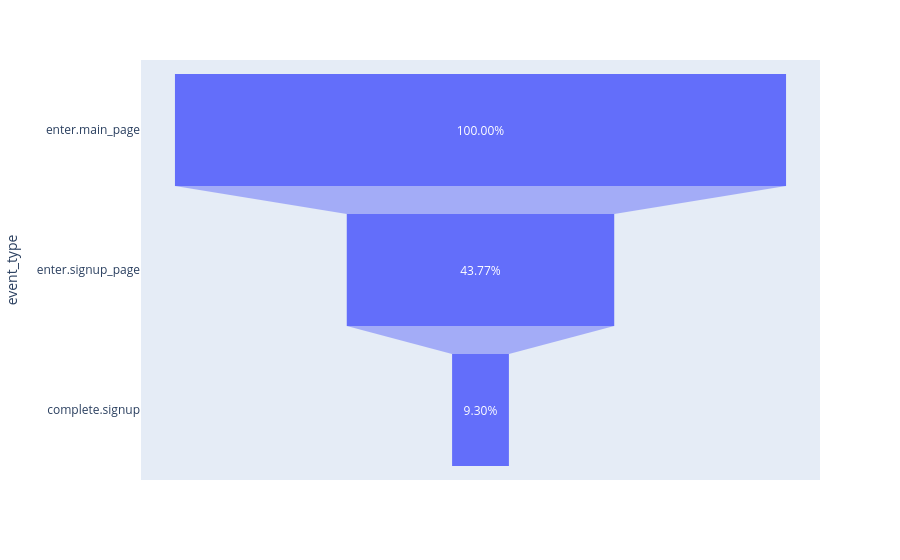

Source (notebook cell):
### Code cell
fig = px.funnel(event_counts_signup, x='conversion_rate_total', y='event_type',
                hover_data={'conversion_rate_total': ':.2f'},
               )
fig.update_traces(texttemplate="%{value:.2%}")
fig.show()

### Figure 1 — Plotly figure (JSON) as saved in the notebook; plotly's stock layout.template omitted (floating-point values rounded to 4 significant figures)
{"data": [{"hovertemplate": "conversion_rate_total=%{x:.2f}<br>event_type=%{y}<extra></extra>", "legendgroup": "", "marker": {"color": "#636efa"}, "name": "", "orientation": "h", "showlegend": false, "texttemplate": "%{value:.2%}", "type": "funnel", "x": [1.0, 0.4377, 0.09297], "xaxis": "x", "y": ["enter.main_page", "enter.signup_page", "complete.signup"], "yaxis": "y"}], "layout": {"legend": {"tracegroupgap": 0}, "margin": {"t": 60}, "xaxis": {"anchor": "y", "domain": [0, 1], "title": {"text": "conversion_rate_total"}}, "yaxis": {"anchor": "x", "domain": [0, 1], "title": {"text": "event_type"}}}}
